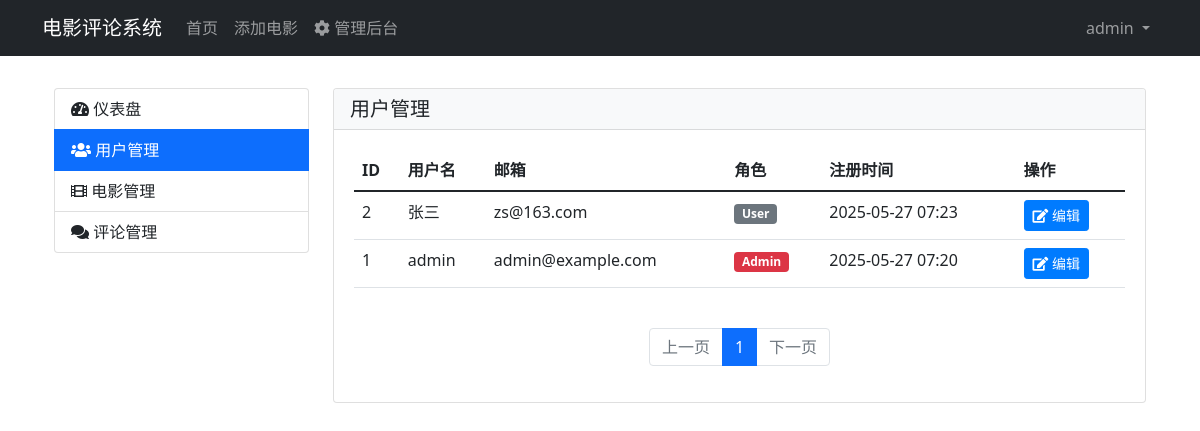
Page /admin/users (signed in) on the committed database.
### app/models.py (models this page shows, shortened)
class User(UserMixin, db.Model):
    __tablename__ = 'users'
    id = db.Column(db.Integer, primary_key=True)
    username = db.Column(db.String(80), unique=True, nullable=False)  # 用户名
    email = db.Column(db.String(120), unique=True, nullable=False)     # 邮箱
    password_hash = db.Column(db.String(128))                         # 密码哈希值
    avatar = db.Column(db.String(255))                                # 头像URL
    phone = db.Column(db.String(20))                                  # 电话号码
    bio = db.Column(db.Text)                                          # 个人简介
    created_at = db.Column(db.DateTime, default=datetime.utcnow)      # 注册时间
    role_id = db.Column(db.Integer, db.ForeignKey('roles.id'))        # 角色ID
    reviews = db.relationship('Review', backref='author', lazy=True)
    def can(self, perm):
        return self.role is not None and self.role.has_permission(perm)

class Role(db.Model):
    __tablename__ = 'roles'
    id = db.Column(db.Integer, primary_key=True)
    name = db.Column(db.String(64), unique=True)
    default = db.Column(db.Boolean, default=False, index=True)
    permissions = db.Column(db.Integer)
    users = db.relationship('User', backref='role', lazy='dynamic')
    def has_permission(self, perm):
        return self.permissions & perm == perm

### app/admin/views.py (the view)
@admin.route('/users')
@login_required
@admin_required
def manage_users():
    page = request.args.get('page', 1, type=int)
    pagination = User.query.order_by(User.created_at.desc()).paginate(
        page=page, per_page=current_app.config['ITEMS_PER_PAGE'], error_out=False)
    users = pagination.items
    return render_template('admin/users.html', users=users, pagination=pagination)

### app/admin/views.py (called while the page is built)
def permission_required(permission):
    def decorator(f):
        @wraps(f)
        def decorated_function(*args, **kwargs):
            if not current_user.can(permission):
                flash('您没有权限访问该页面。', 'error')
                return redirect(url_for('main.index'))
            return f(*args, **kwargs)
        return decorated_function
    return decorator

### app/models.py (called while the page is built)
@login_manager.user_loader
def load_user(user_id):
    return User.query.get(int(user_id))

### templates/admin/users.html
{% extends "admin/dashboard.html" %}
{% block admin_content %}
<div class="card">
    <div class="card-header d-flex justify-content-between align-items-center">
        <h5 class="mb-0">用户管理</h5>
    </div>
    <div class="card-body">
        <div class="table-responsive">
            <table class="table table-hover">
                <thead>
                    <tr>
                        <th>ID</th>
                        <th>用户名</th>
                        <th>邮箱</th>
                        <th>角色</th>
                        <th>注册时间</th>
                        <th>操作</th>
                    </tr>
                </thead>
                <tbody>
                    {% for user in users %}
                    <tr>
                        <td>{{ user.id }}</td>
                        <td>{{ user.username }}</td>
                        <td>{{ user.email }}</td>
                        <td>
                            <span class="badge {% if user.role.name == 'Admin' %}bg-danger{% elif user.role.name == 'Editor' %}bg-warning{% else %}bg-secondary{% endif %}">
                                {{ user.role.name }}
                            </span>
                        </td>
                        <td>{{ user.created_at.strftime('%Y-%m-%d %H:%M') }}</td>
                        <td>
                            <a href="{{ url_for('admin.edit_user', id=user.id) }}" class="btn btn-sm btn-primary">
                                <i class="fas fa-edit"></i> 编辑
                            </a>
                        </td>
                    </tr>
                    {% endfor %}
                </tbody>
            </table>
        </div>
        {% if pagination %}
        <nav aria-label="Page navigation" class="mt-4">
            <ul class="pagination justify-content-center">
                {% if pagination.has_prev %}
                <li class="page-item">
                    <a class="page-link" href="{{ url_for('admin.manage_users', page=pagination.prev_num) }}">上一页</a>
                </li>
                {% else %}
                <li class="page-item disabled">
                    <span class="page-link">上一页</span>
                </li>
                {% endif %}
                {% for page in pagination.iter_pages() %}
                    {% if page %}
                        {% if page != pagination.page %}
                        <li class="page-item">
                            <a class="page-link" href="{{ url_for('admin.manage_users', page=page) }}">{{ page }}</a>
                        </li>
                        {% else %}
                        <li class="page-item active">
                            <span class="page-link">{{ page }}</span>
                        </li>
                        {% endif %}
                    {% else %}
                        <li class="page-item disabled">
                            <span class="page-link">...</span>
                        </li>
                    {% endif %}
                {% endfor %}
                {% if pagination.has_next %}
                <li class="page-item">
                    <a class="page-link" href="{{ url_for('admin.manage_users', page=pagination.next_num) }}">下一页</a>
                </li>
                {% else %}
                <li class="page-item disabled">
                    <span class="page-link">下一页</span>
                </li>
                {% endif %}
            </ul>
        </nav>
        {% endif %}
    </div>
</div>
{% endblock %}

### templates/base.html (shortened to what this page needs)
<!DOCTYPE html>
<html lang="zh">
<head>
    <link href="https://cdn.jsdelivr.net/npm/bootstrap@5.1.3/dist/css/bootstrap.min.css" rel="stylesheet">
    <link rel="stylesheet" href="https://cdnjs.cloudflare.com/ajax/libs/font-awesome/5.15.4/css/all.min.css">
    <link rel="stylesheet" href="{{ url_for('static', filename='style.css') }}">
</head>
<body>
    <nav class="navbar navbar-expand-lg navbar-dark bg-dark">
        <div class="container">
            <a class="navbar-brand" href="{{ url_for('main.index') }}">电影评论系统</a>
            <div class="collapse navbar-collapse" id="navbarNav">
                <ul class="navbar-nav me-auto">
                    <li class="nav-item">
                        <a class="nav-link" href="{{ url_for('main.index') }}">首页</a>
                    </li>
                    {% if current_user.is_authenticated and current_user.can(Permission.MOVIE_EDIT) %}
                    <li class="nav-item">
                        <a class="nav-link" href="{{ url_for('movie.add') }}">添加电影</a>
                    </li>
                    {% endif %}
                    {% if current_user.is_authenticated and current_user.can(Permission.ADMIN) %}
                    <li class="nav-item">
                        <a class="nav-link" href="{{ url_for('admin.dashboard') }}">
                            <i class="fas fa-cog"></i> 管理后台
                        </a>
                    </li>
                    {% endif %}
                </ul>
                <ul class="navbar-nav">
                    {% if current_user.is_authenticated %}
                    <li class="nav-item dropdown">
                        <a class="nav-link dropdown-toggle" href="#" id="userDropdown" role="button"
                           data-bs-toggle="dropdown" aria-expanded="false">
                            {{ current_user.username }}
                        </a>
                    </li>
                    {% endif %}
                </ul>
            </div>
        </div>
    </nav>
    <div class="container mt-4">
        {% block content %}{% endblock %}
    </div>
</body>
</html>

### static/style.css (style rules this page uses)
.navbar { margin-bottom: 2rem; }
.card { transition: transform 0.2s; }
.btn-primary { background-color: #007bff; border-color: #007bff; }
.card-header { background-color: #f8f9fa; border-bottom: 1px solid rgba(0,0,0,.125); }
.card-body { padding: 1.25rem; }

### rows in the picture
User: username "admin", id "1", email "admin@example.com", role.name "Admin", created_at "2025-05-27 07:20"
User: id "2", username "张三", email "zs@163.com", role.name "User", created_at "2025-05-27 07:23"

### other values in the picture
{{ page }} "1"
